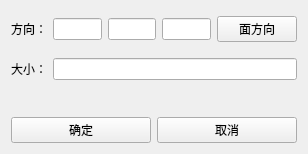
<?xml version="1.0" encoding="UTF-8"?>
<ui version="4.0">
 <class>NctiExtendFace</class>
 <widget class="QWidget" name="NctiExtendFace">
  <property name="geometry">
   <rect>
    <x>0</x>
    <y>0</y>
    <width>308</width>
    <height>154</height>
   </rect>
  </property>
  <property name="windowTitle">
   <string>Form</string>
  </property>
  <layout class="QVBoxLayout" name="verticalLayout">
   <item>
    <layout class="QHBoxLayout" name="horizontalLayout_5">
     <property name="topMargin">
      <number>5</number>
     </property>
     <property name="bottomMargin">
      <number>5</number>
     </property>
     <item>
      <widget class="QLabel" name="label_4">
       <property name="sizePolicy">
        <sizepolicy hsizetype="Fixed" vsizetype="Preferred">
         <horstretch>0</horstretch>
         <verstretch>0</verstretch>
        </sizepolicy>
       </property>
       <property name="text">
        <string>方向：</string>
       </property>
       <property name="alignment">
        <set>Qt::AlignLeading|Qt::AlignLeft|Qt::AlignVCenter</set>
       </property>
      </widget>
     </item>
     <item>
      <widget class="QLineEdit" name="lineEdit_x"/>
     </item>
     <item>
      <widget class="QLineEdit" name="lineEdit_y"/>
     </item>
     <item>
      <widget class="QLineEdit" name="lineEdit_z"/>
     </item>
     <item>
      <widget class="QPushButton" name="pushButton">
       <property name="text">
        <string>面方向</string>
       </property>
      </widget>
     </item>
    </layout>
   </item>
   <item>
    <layout class="QHBoxLayout" name="horizontalLayout_6">
     <property name="topMargin">
      <number>5</number>
     </property>
     <property name="bottomMargin">
      <number>5</number>
     </property>
     <item>
      <widget class="QLabel" name="label_5">
       <property name="sizePolicy">
        <sizepolicy hsizetype="Fixed" vsizetype="Preferred">
         <horstretch>0</horstretch>
         <verstretch>0</verstretch>
        </sizepolicy>
       </property>
       <property name="text">
        <string>大小：</string>
       </property>
       <property name="alignment">
        <set>Qt::AlignLeading|Qt::AlignLeft|Qt::AlignVCenter</set>
       </property>
      </widget>
     </item>
     <item>
      <widget class="QLineEdit" name="lineEdit_len"/>
     </item>
    </layout>
   </item>
   <item>
    <spacer name="verticalSpacer">
     <property name="orientation">
      <enum>Qt::Vertical</enum>
     </property>
     <property name="sizeHint" stdset="0">
      <size>
       <width>20</width>
       <height>40</height>
      </size>
     </property>
    </spacer>
   </item>
   <item>
    <layout class="QHBoxLayout" name="horizontalLayout">
     <item>
      <widget class="QPushButton" name="pushButton_OK">
       <property name="text">
        <string>确定</string>
       </property>
      </widget>
     </item>
     <item>
      <widget class="QPushButton" name="pushButton_Cancel">
       <property name="text">
        <string>取消</string>
       </property>
      </widget>
     </item>
    </layout>
   </item>
  </layout>
 </widget>
 <resources/>
 <connections/>
</ui>
